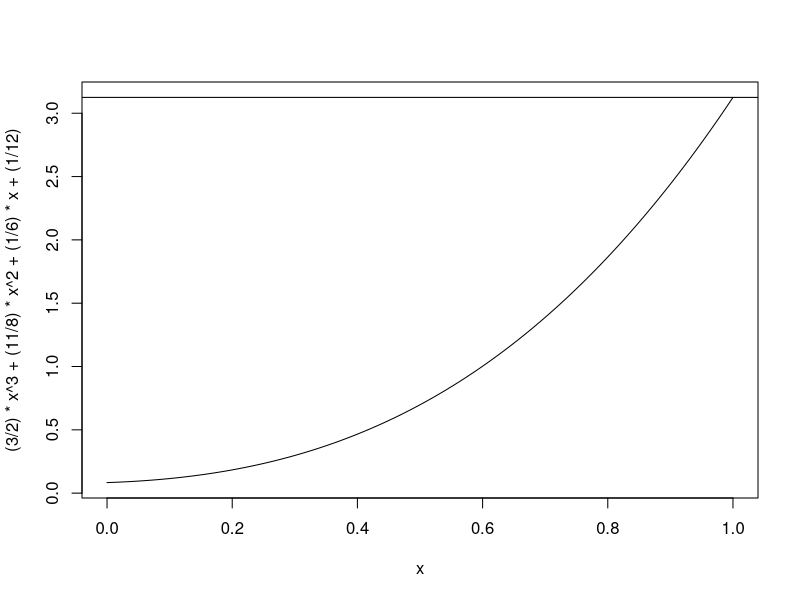
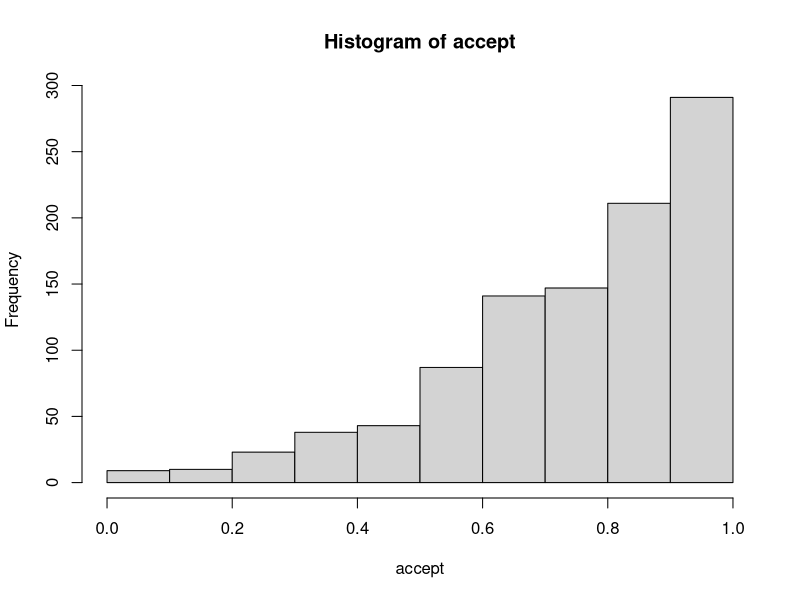

Write the R code that produced these figures, in order.
curve((3/2)*x^3+(11/8)*x^2+(1/6)*x+(1/12), 0, 1)
abline(a = 3.125, b = 0)

X = runif(4500, 0, 1)
U = runif(4500, 0, 1)

pi_x <- function(x) {
  new_x = (3/2)*(x^3)+(11/8)*(x^2)+(1/6)*(x)+(1/12)
  return(new_x)
}

count = 1
accept = c()

while(count <= 4500 & length(accept) < 1000){
  test_u = U[count]
  test_x = pi_x(X[count])/(3.125*dunif(X[count],0,1))
  if (test_u <= test_x){
    accept = rbind(accept, X[count])
    count = count + 1
  }
  count = count + 1
}

hist(accept)
